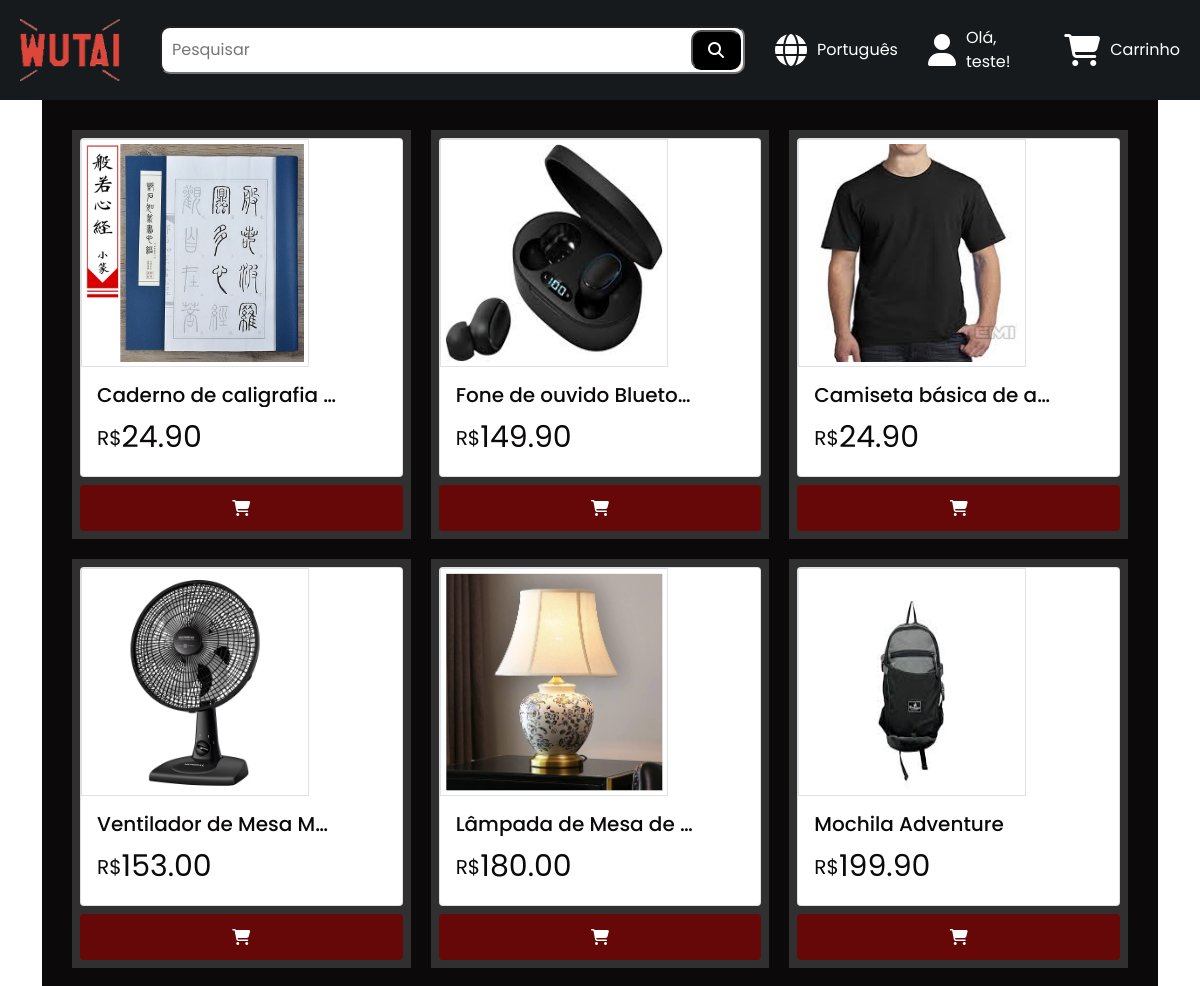
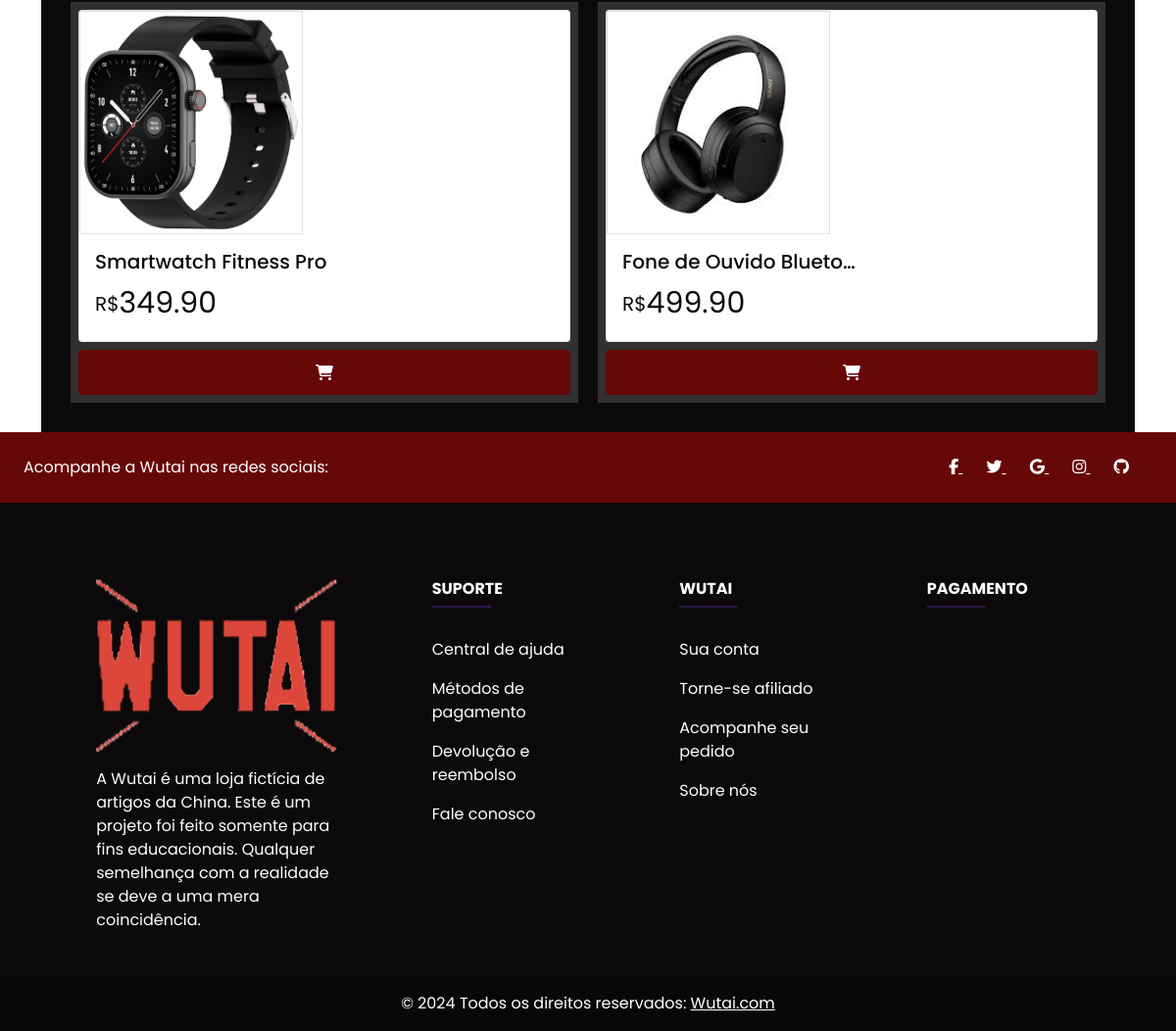
The page /Wutai/website/products/searchBar.php (signed in) on the database its author committed (2 pictures, top to bottom).
### tables this page shows
CREATE TABLE `product` (
  `idProduct` bigint(20) NOT NULL,
  `productName` varchar(100) NOT NULL,
  `category` varchar(60) NOT NULL,
  `quantity` int(11) NOT NULL,
  `productDescription` varchar(1000) NOT NULL,
  `productImage` varchar(255) NOT NULL,
  `price` decimal(10,2) NOT NULL,
  `deliver` varchar(60) NOT NULL,
  `idSeller` bigint(20) DEFAULT NULL
);

### Wutai/website/products/searchBar.php (the view, shortened to what this page needs)
<?php
extract($_POST);
?>
<!DOCTYPE html>
<html lang="pt-BR">
<head>
    <link rel="stylesheet" href="/php_programs/Wutai/Wutai/styles/header.css">
    <link rel="stylesheet" href="/php_programs/Wutai/Wutai/styles/products.css">
    <link rel="stylesheet" href="/php_programs/Wutai/Wutai/styles/footer.css">
    <link href="https://cdn.jsdelivr.net/npm/bootstrap@5.0.2/dist/css/bootstrap.min.css" rel="stylesheet">
</head>
<body>
    <?php
    include('../header/header.php');
    ?>
    <section class="container text-center">
        <div class="row gx-0 container__grid">
            <?php
            $product = mysqli_query($conn, "SELECT * FROM `product` WHERE `productName` LIKE '%$searchInput%'");
            while ($usuario = mysqli_fetch_assoc($product)) {
                echo
                '
                <div class="col">
                <a href="products/products_page.php?productId=' . $usuario['idProduct'] . '">
                <div class="card">
                <img src="/php_programs/Wutai/Wutai/website/seller/productCRUD/' . $usuario['productImage'] . '" alt="" class="img-thumbnail rounded-0" class="card-img-top" style="width: 19vw; height: 19vw;" alt="...">
                <div class="card-body">
                <h5 class="card-title">' . $usuario['productName'] . '</h5>
                <div class="price">
                <span style="font-size: 20px;">R$</span>
                <span style="font-size: 30px;">' . $usuario['price'] . '</span>
                <span style="font-size: 20px;"></span>
                <span style="font-size: 20px;"></span>
                </div>
                </div>
                </div>
                </a>
                <div class="add__to__cart">
                <a href="/php_programs/Wutai/Wutai/website/user/cart/addProductCart.act.php?productId=' . $usuario['idProduct'] . '"><i class="fa-solid fa-cart-shopping"></i></a>
                </div>
                </div>
                ';
            }
            ?>
        </div>
    </section>
    <?php
    include('../footer/footer.php');
    ?>
</body>
</html>

### Wutai/styles/header.css (style rules this page uses)
* { margin: 0; padding: 0; box-sizing: border-box; font-family: "Poppins", sans-serif; }

### Wutai/styles/products.css (style rules this page uses)
* { margin: 0; padding: 0; box-sizing: border-box; font-family: "Poppins", sans-serif; }
.row { padding: 30px; background-color: #0B090A; color: #FFFFFF; grid-gap: 20px; --bs-gutter-x: 0; }
.row .col { background-color: #303030; }
.row i { width: 100%; background-color: #660708; color: #fff; padding: 15px; transition: all 0.3s; }
.row a { position: relative; text-decoration: none; }
.card-title { width: 240px; color: #0B090A; white-space: nowrap; text-overflow: ellipsis; overflow: hidden; text-align: left; }
.price { display: flex; align-items: center; color: #0B090A; }
.card { margin: 0.5em; border: solid 1px rgba(204, 204, 204, 0.5803921569); }
.add__to__cart { margin: 0.5em; }
.add__to__cart i { border-radius: 0.25rem; }

### Wutai/styles/footer.css (style rules this page uses)
* { margin: 0; padding: 0; box-sizing: border-box; font-family: "Poppins", sans-serif; }

### rows shown on the page
product: productImage (picture), productName "Caderno de caligrafia…", price "24.90"
product: productImage (picture), productName "Fone de ouvido Blueto…", price "149.90"
product: productImage (picture), productName "Camiseta básica de a…", price "24.90"
product: productImage (picture), productName "Ventilador de Mesa M…", price "153.00"
product: productImage (picture), productName "Lâmpada de Mesa de…", price "180.00"
product: productImage (picture), productName "Mochila Adventure", price "199.90"
product: productImage (picture), productName "Smartwatch Fitness Pro", price "349.90"
product: productImage (picture), productName "Fone de Ouvido Blueto…", price "499.90"

### other values the page prints
$name "teste"
